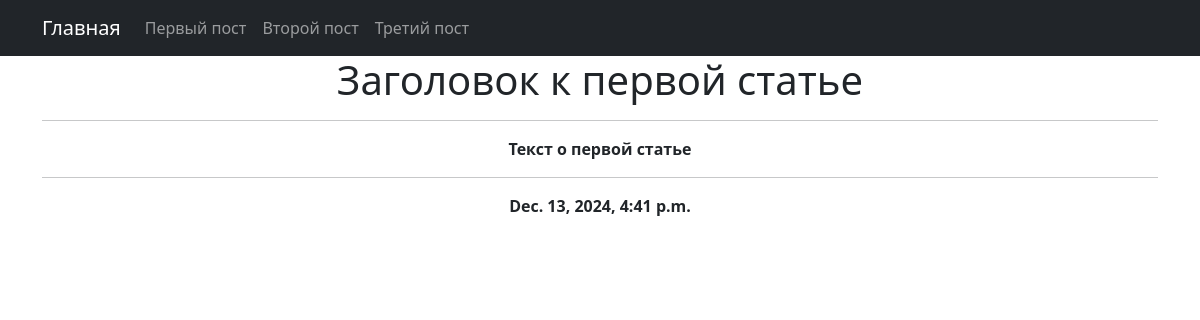
Screenshot of /news/1 with the database file from the repository.
### news/models.py (models this page shows, shortened)
class Post(models.Model):
    news = "NW"
    article = "AR"
    POST_TYPES = [
        (news, "Новость"),
        (article, "Статья")]
    author = models.ForeignKey(Author, on_delete = models.CASCADE)
    choice_field = models.CharField(max_length = 2, choices = POST_TYPES, default = news)
    time_of_text_creation = models.DateTimeField(auto_now_add = True)
    relation_with_post_and_category = models.ManyToManyField(Category, through = "PostCategory")
    article_title = models.CharField(max_length = 255)
    article_text = models.TextField()
    rating = models.IntegerField(default = 0)

### news/views.py (the view)
# urls.py: path('<int:pk>', PostDetail.as_view()),
class PostDetail(DetailView):
    model = Post
    template_name = 'post.html'
    context_object_name = 'post'

### news/templatetags/custom_filters.py (called while the page is built)
@register.filter()
def censor(value):
    for badword in badwords:
        value = value.replace(badword[1:], '*' * len(badword[1:]))
    return value

### templates/post.html (shortened to what this page needs)
{% extends 'flatpages/default.html' %}
{% load custom_filters %}
{% load custom_tags %}
{% block content %}
<h1>{{ post.article_title|censor }}</h1>
<hr>
<b>{{ post.article_text|censor }}</b>
<hr>
<b>{{ post.time_of_text_creation }}</b>
{% endblock content %}

### rows the page displays
Post: article_title|censor "Заголовок к первой статье", article_text|censor "Текст о первой статье", time_of_text_creation "Dec. 13, 2024, 4:41 p.m."
